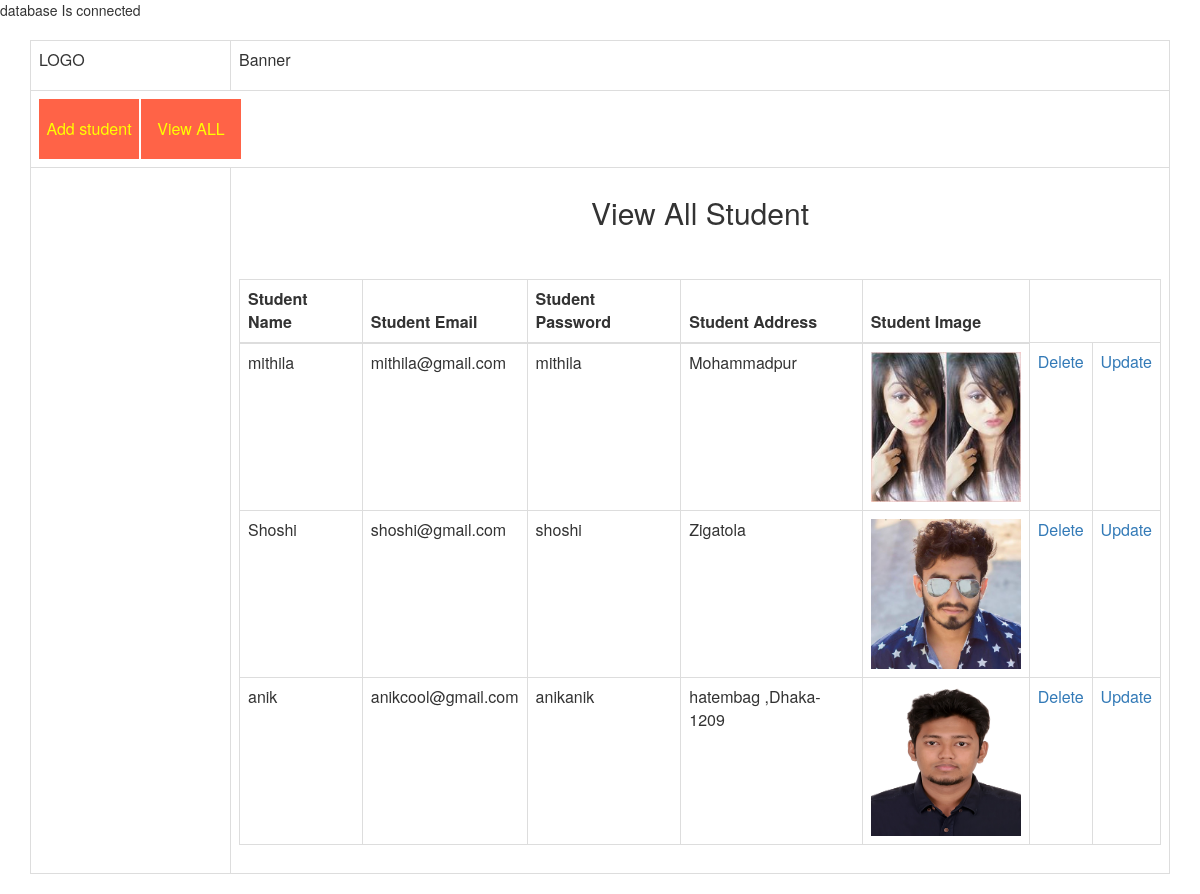
Page /view_student.php on the committed database.
### tables this page shows
CREATE TABLE `tbl_student` (
  `student_id` int(3) NOT NULL,
  `student_name` varchar(100) NOT NULL,
  `student_email` varchar(100) NOT NULL,
  `student_password` varchar(32) NOT NULL,
  `student_address` text NOT NULL,
  `image` text NOT NULL
);

### student.php (called while the page is built, shortened)
<?php
class Student{
		private $connection ;
		public function __construct(){
			$host_name = 'localhost';
			$username = 'root';
			$password = '';
			$db_name = 'students';
			$this->connection = mysqli_connect($host_name,$username,$password, $db_name);
		}
	public function select_all_student(){
		$query = "SELECT * FROM tbl_student";
		$query_result =mysqli_query($this->connection,$query);
		if($query_result){
			return $query_result;
		}else{
			die("Select query failed".mysqli_error($this->connection));
		}
	}
}
 ?>

### view_student.php (the view, shortened to what this page needs)
<?php
require "student.php";
$obj_student= new Student();
 $query_result=$obj_student->select_all_student();
?>
<html>
<head>
	<link rel="stylesheet" href="https://maxcdn.bootstrapcdn.com/bootstrap/3.3.7/css/bootstrap.min.css">
	<link rel="stylesheet" type="text/css" href="style.css">
</head>
<body>
	<div class="container">
		<table class="table table-bordered table-responsive">
			<tr>
				<td width="200px" height="50px">LOGO</td>
				<td colspan="6"> Banner</td>
			</tr>
			<tr>
				<td height="60" colspan="7">
					<ul>
						<li><a href="index.php">Add student</a></li>
						<li><a href="view_student.php">View ALL</a></li>
					</ul>
				</td>
			</tr>
			<tr>
				<td height="500"></td>
				<td>
					<h2 style="margin-bottom: 50px" class="text-center">View All Student</h2>
					<table class="table-responsive table-bordered table">
						<thead>
							<th>Student Name</th>
							<th>Student Email</th>
							<th>Student Password</th>
							<th>Student Address</th>
							<th>Student Image</th>
						</thead>
						<tbody>
						<?php while($row=mysqli_fetch_assoc($query_result)){ ?>
							<tr>
								<td><?php echo $row['student_name'];  ?></td>
								<td><?php echo $row['student_email'];  ?></td>
								<td><?php echo $row['student_password'];  ?></td>
								<td><?php echo $row['student_address'];  ?></td>
				<td>
	<img src="images/<?php echo $row['image'];?>" width="150" height="150">
	 </td>
	 <td><a href="?delete=<?php echo $row['student_id'];?>">Delete</a></td>
	  <td><a href="edit_student.php?id=<?php echo $row['student_id'];?>">Update</a></td>
							</tr>
						<?php } ?>
						</tbody>
					</table>
				</td>
			</tr>
		</table>
	</div>
</body>
</html>

### style.css (style rules this page uses)
* { padding:0px; margin:0px; }
ul { list-style: none; }
ul li { height: 60px; width: 100px; background: tomato; float: left; margin-right: 2px; }
ul li a { color: yellow!important; display: block; text-align: center; line-height: 60px; text-decoration: none; }

### rows in the picture
tbl_student: student_name "mithila", student_email "mithila@gmail.com", student_password "mithila", student_address "Mohammadpur", image (picture)
tbl_student: student_name "Shoshi", student_email "shoshi@gmail.com", student_password "shoshi", student_address "Zigatola", image (picture)
tbl_student: student_name "anik", student_email "anikcool@gmail.com", student_password "anikanik", student_address "hatembag ,Dhaka-1209", image (picture)
